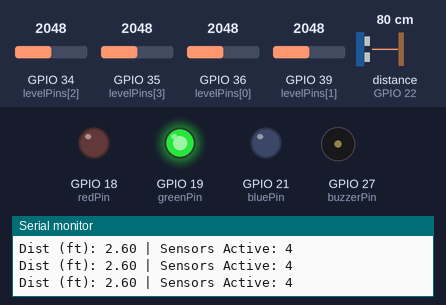
This sketch was run on a simulated ESP32. Shown: output pins drawn as LEDs (lit = HIGH), buzzer (waves = sounding, pin HIGH), the last lines printed to the serial monitor. Wiring (inferred from the names in the program): ultrasonic range finder: trigger GPIO 23; echo GPIO 22. Dashed ring = blinking. Inputs (shaded band) come from the test bench; at power-on: GPIO 34 (levelPins[2]) = 2048, GPIO 35 (levelPins[3]) = 2048, GPIO 36 (levelPins[0]) = 2048, GPIO 39 (levelPins[1]) = 2048, distance to the obstacle (sensor on GPIO 22) 80 cm. The echo pulse lasts 58.3 µs per cm; pins used as bus, display or sensor lines are not drawn.

Above: at 1.2 s.
1.3 s: GPIO 34 (levelPins[2]) set to 314
2.8 s: GPIO 34 (levelPins[2]) set to 278
At 3.6 s:
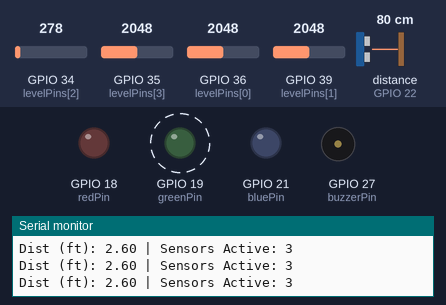
5.8 s: GPIO 35 (levelPins[3]) set to 313
8.8 s: GPIO 35 (levelPins[3]) set to 284
At 9.3 s:
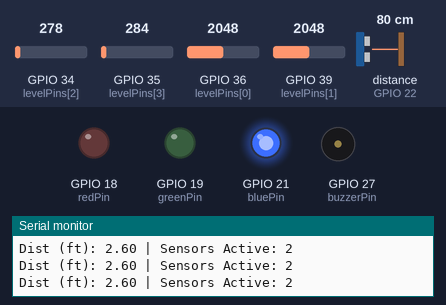
10.4 s: GPIO 36 (levelPins[0]) set to 313
11.9 s: GPIO 36 (levelPins[0]) set to 287
At 13.1 s:
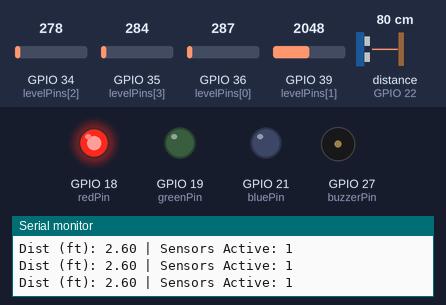
Timing chart, 0 to 14.4 s (numbered marks = the images above; inputs shaded):
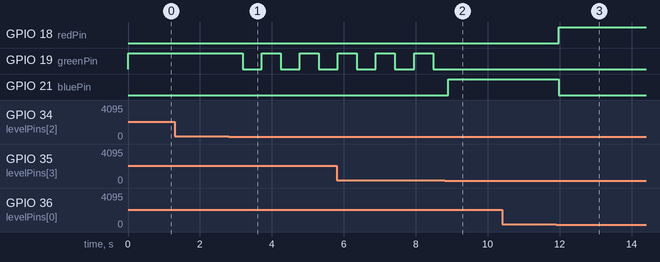

Measured:
- the behaviour switches between 301 and 300 on GPIO 34 (levelPins[2]) (found by bisection; images 0 and 1)
- the behaviour switches between 301 and 300 on GPIO 35 (levelPins[3]) (found by bisection; images 1 and 2)
- the behaviour switches between 301 and 300 on GPIO 36 (levelPins[0]) (found by bisection; images 2 and 3)
- after the input at 2.8 s, GPIO 19 (greenPin): alternates HIGH for 0.53 s and LOW for 0.53 s, starting after 0.38 s
- after the input at 8.8 s, GPIO 19 (greenPin): stays LOW (without the input it goes to HIGH after 0.21 s); GPIO 21 (bluePin): LOW → HIGH after 0.10 s
- after the input at 11.9 s, GPIO 18 (redPin): LOW → HIGH after 0.08 s; GPIO 21 (bluePin): HIGH → LOW after 0.08 s

The sketch:

secondary_board.ino
```cpp
#include <WiFi.h>
#include <esp_now.h>

// Pin definitions
const int trigPin = 23;
const int echoPin = 22;
const int buzzerPin = 27;
const int redPin = 18;
const int greenPin = 19;
const int bluePin = 21;

// Water level sensor pins (ADC pins)
const int levelPins[] = {36, 39, 34, 35};
const int numLevelSensors = 4;
const int threshold = 300; // ADJUST this if the wires falsly detect water or dont detect water at all. (lower threshold means false positive and higher means false negative)

// Water level parameters
const float fullTankDistance = 3.0;
const float emptyTankDistance = 9.0;

float waterLevelPercentage = 0.0;
int activeSensors = 0;

// Structure for data
typedef struct struct_message {
  float waterLevel;
  int activeSensors;
  bool lowLevelAlert;
} struct_message;

struct_message myData;
uint8_t broadcastAddress[] = {0xfc, 0xb4, 0x67, 0xf1, 0xf3, 0x40};	// add main board's mac address here
esp_now_peer_info_t peerInfo;

void onDataSent(const uint8_t *mac_addr, esp_now_send_status_t status) {
  // Optional: Print status (but initialize it in setup if you want to use that in future)
}

void setup() {
  Serial.begin(115200);

  pinMode(trigPin, OUTPUT);
  pinMode(echoPin, INPUT);
  pinMode(buzzerPin, OUTPUT);
  pinMode(redPin, OUTPUT);
  pinMode(greenPin, OUTPUT);
  pinMode(bluePin, OUTPUT);

  for (int i = 0; i < numLevelSensors; i++) {
    pinMode(levelPins[i], INPUT);
  }

  WiFi.mode(WIFI_STA);
  if (esp_now_init() != ESP_OK) return;

  esp_now_register_send_cb(esp_now_send_cb_t(onDataSent));
  memcpy(peerInfo.peer_addr, broadcastAddress, 6);
  peerInfo.channel = 0;
  peerInfo.encrypt = false;
  esp_now_add_peer(&peerInfo);
}

float getUltrasonicDistance() {
  digitalWrite(trigPin, LOW);
  delayMicroseconds(2);
  digitalWrite(trigPin, HIGH);
  delayMicroseconds(10);
  digitalWrite(trigPin, LOW);

  // timeout of 30000 microseconds (30ms)
  long duration = pulseIn(echoPin, HIGH, 30000);

  if (duration == 0) {
    return 0.0;
  }

  float distanceCm = duration * 0.034 / 2;
  float distanceFeet = distanceCm / 30.48;

  return distanceFeet;
}

float calculateWaterLevel(float distance) {
  if (distance == 0.0) return 0.0; // Handle error case
  float percentage = ((emptyTankDistance - distance) / (emptyTankDistance - fullTankDistance)) * 100.0;
  return constrain(percentage, 0, 100);
}

int countActiveSensors() {
  int count = 0;
  for (int i = 0; i < numLevelSensors; i++) {
    if (analogRead(levelPins[i]) > threshold) {
      count++;
    }
  }
  return count;
}

// Global blink state variables to persist across loops
bool blinkState = false;
unsigned long lastBlinkTime = 0;

void updateLEDsAndBuzzer() {
  bool lowLevelAlert = false;
  unsigned long currentMillis = millis();

  // Toggle blink state every 500ms
  if (currentMillis - lastBlinkTime > 500) {
    blinkState = !blinkState;
    lastBlinkTime = currentMillis;
  }

  if (activeSensors == 0) {
    // 0%: Blink RED
    digitalWrite(greenPin, LOW);
    digitalWrite(bluePin, LOW);

    digitalWrite(redPin, blinkState ? HIGH : LOW);
    digitalWrite(buzzerPin, blinkState ? HIGH : LOW);
    lowLevelAlert = true;
  }
  else if (activeSensors == 1) {
    // 25%: Stable RED
    digitalWrite(redPin, HIGH);
    digitalWrite(greenPin, LOW);
    digitalWrite(bluePin, LOW);
    digitalWrite(buzzerPin, LOW);
  }
  else if (activeSensors == 2) {
    // 50%: Stable BLUE
    digitalWrite(redPin, LOW);
    digitalWrite(greenPin, LOW);
    digitalWrite(bluePin, HIGH);
    digitalWrite(buzzerPin, LOW);
  }
  else if (activeSensors == 3) {
    // 75%: Blink GREEN
    digitalWrite(redPin, LOW);
    digitalWrite(bluePin, LOW);

    digitalWrite(greenPin, blinkState ? HIGH : LOW);
    digitalWrite(buzzerPin, LOW);
  }
  else if (activeSensors >= 4) {
    // 100%: Stable GREEN
    digitalWrite(redPin, LOW);
    digitalWrite(greenPin, HIGH);
    digitalWrite(bluePin, LOW);
    digitalWrite(buzzerPin, LOW);
  }

  myData.waterLevel = waterLevelPercentage;
  myData.activeSensors = activeSensors;
  myData.lowLevelAlert = lowLevelAlert;
}

void loop() {
  float distance = getUltrasonicDistance();

  // Debug print
  Serial.print("Dist (ft): ");
  Serial.print(distance);
  Serial.print(" | Sensors Active: ");
  Serial.println(activeSensors);

  waterLevelPercentage = calculateWaterLevel(distance);
  activeSensors = countActiveSensors();

  updateLEDsAndBuzzer();

  static unsigned long lastSend = 0;
  if (millis() - lastSend > 2000) {
    esp_now_send(broadcastAddress, (uint8_t *)&myData, sizeof(myData));
    lastSend = millis();
  }

  delay(100);
}
```
